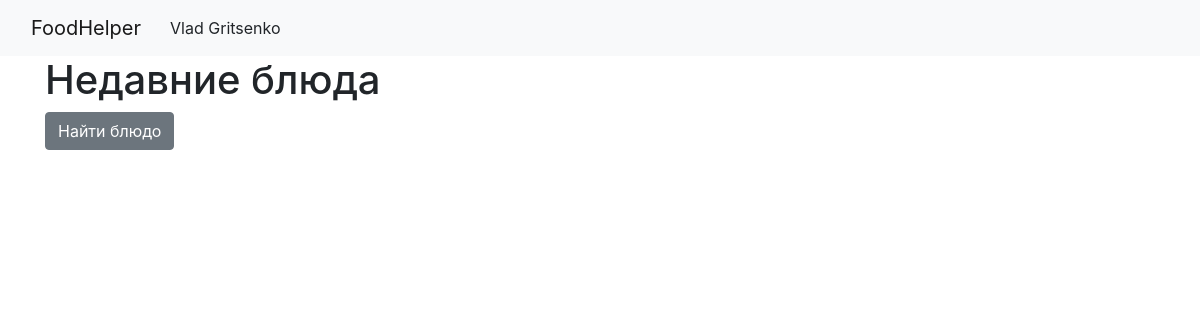
Page / (signed in) on the earlier database version.
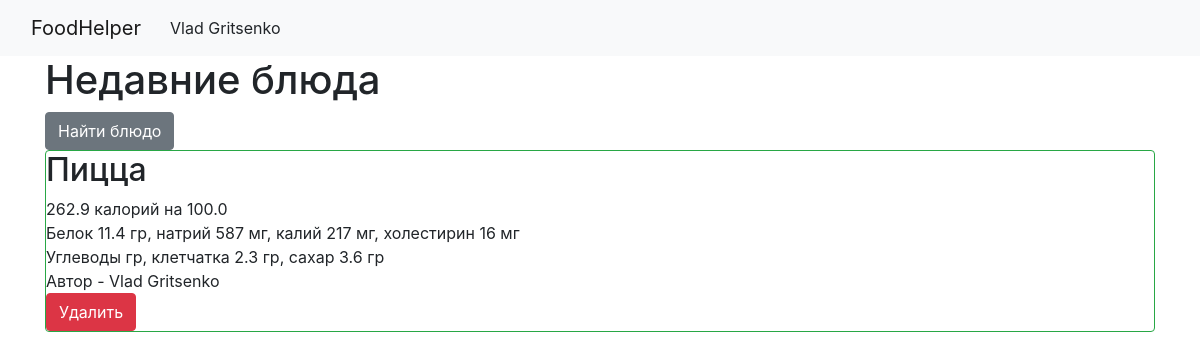
Same page on the later database version.
### data/users.py (models this page shows, shortened)
class User(SqlAlchemyBase, UserMixin):
    __tablename__ = 'users'
    id = sqlalchemy.Column(sqlalchemy.Integer, primary_key=True, autoincrement=True)
    name = sqlalchemy.Column(sqlalchemy.String, nullable=True)
    about = sqlalchemy.Column(sqlalchemy.String, nullable=True)
    email = sqlalchemy.Column(sqlalchemy.String, index=True, unique=True, nullable=True)
    hashed_password = sqlalchemy.Column(sqlalchemy.String, nullable=True)
    created_date = sqlalchemy.Column(sqlalchemy.DateTime, default=datetime.datetime.now)
    news = orm.relationship("Dishes", back_populates='user')

### data/dishes.py (models this page shows)
class Dishes(SqlAlchemyBase):
    __tablename__ = 'dishes'
    id = sqlalchemy.Column(sqlalchemy.Integer,
                           primary_key=True, autoincrement=True)
    title = sqlalchemy.Column(sqlalchemy.String, nullable=True)
    calories = sqlalchemy.Column(sqlalchemy.String, nullable=True)
    size = sqlalchemy.Column(sqlalchemy.String, nullable=True)
    protein = sqlalchemy.Column(sqlalchemy.String, nullable=True)
    sodium = sqlalchemy.Column(sqlalchemy.String, nullable=True)
    potassium = sqlalchemy.Column(sqlalchemy.String, nullable=True)
    cholesterol = sqlalchemy.Column(sqlalchemy.String, nullable=True)
    carbohydrates_total = sqlalchemy.Column(sqlalchemy.String, nullable=True)
    fiber = sqlalchemy.Column(sqlalchemy.String, nullable=True)
    sugar = sqlalchemy.Column(sqlalchemy.String, nullable=True)
    is_private = sqlalchemy.Column(sqlalchemy.Boolean, default=True)
    user_id = sqlalchemy.Column(sqlalchemy.Integer,
                                sqlalchemy.ForeignKey("users.id"))
    user = orm.relationship('User')

### main.py (the view)
@app.route("/")
def index():
    db_sess = db_session.create_session()
    news = db_sess.query(Dishes).filter(Dishes.is_private != True)
    if current_user.is_authenticated:
        news = db_sess.query(Dishes).filter(
            (Dishes.user == current_user) | (Dishes.is_private != True))
    else:
        news = db_sess.query(Dishes).filter(Dishes.is_private != True)
    return render_template("index.html", news=news)

### data/db_session.py (called while the page is built)
def create_session() -> Session:
    global __factory
    return __factory()

### main.py (called while the page is built)
@login_manager.user_loader
def load_user(user_id):
    db_sess = db_session.create_session()
    return db_sess.query(User).get(user_id)

### templates/index.html
{% extends "base.html" %}
{% block content %}
<h1>Недавние блюда</h1>
    <a href="search_dish" class="btn btn-secondary">Найти блюдо</a>
{% for item in news%}
<div class="col-md6 border rounded border-success">
    <h2>{{item.title.capitalize() }}</h2>
    <div>
        {{ item.calories }}  калорий на  {{ item.size }}
    </div>
     <div>
        Белок {{ item.protein }} гр, натрий {{ item.sodium }} мг, калий {{ item.potassium }} мг, холестирин
        {{ item.cholesterol }} мг
    </div>
    <div>
        Углеводы {{ item.carbohydrates }} гр, клетчатка {{item.fiber}} гр, сахар {{item.sugar}} гр
    </div>
    {% if current_user.is_authenticated and current_user == item.user %}
    <div>
        Автор - {{item.user.name}}
    </div>
    <div>
        <a href="/news_delete/{{ item.id }}" class="btn btn-danger">
            Удалить
        </a>
    </div>
{% endif %}
</div>
{% endfor %}
{% endblock %}

### templates/base.html (shortened to what this page needs)
<!doctype html>
<html lang="en">
<head>
    <link rel="stylesheet"
          href="https://stackpath.bootstrapcdn.com/bootstrap/4.4.1/css/bootstrap.min.css"
>
</head>
<body>
<header>
    <nav class="navbar navbar-expand-lg navbar-light bg-light">
        <div class="container-fluid">
        <a class="navbar-brand" href="/">FoodHelper</a>
        {% if current_user.is_authenticated %}
         <div class="collapse navbar-collapse" id="navbarNavLightDropdown">
      <ul class="navbar-nav">
        <li class="nav-item dropdown">
          <button class="btn btn-light dropdown-toggle-end" data-bs-toggle="dropdown" aria-expanded="false">
            {{ current_user.name }}
          </button>
        </li>
      </ul>
    </div>
  </div>
</nav>
{% else %}
    <p>
        <a class="btn btn-primary " href="/register">Зарегистрироваться</a>
        <a class="btn btn-success" href="/login">Войти</a>
    </p>
{% endif %}
</header>
<main role="main" class="container">
    {% block content %}{% endblock %}
</main>
</body>
</html>

Differences in the rows shown:
added Dishes: title "Пицца", calories "262.9", size "100.0", protein "11.4", sodium "587", potassium "217", cholesterol "16", fiber "2.3", sugar "3.6", user.name "Vlad Gritsenko"
